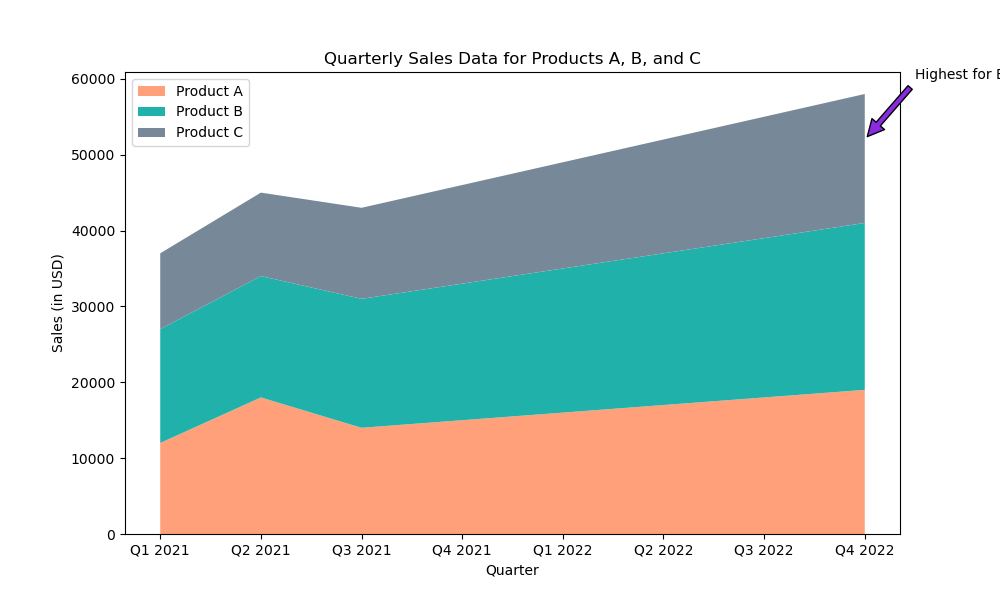

Source code (Python):

import matplotlib.pyplot as plt

# Data for plotting
quarters = ['Q1 2021', 'Q2 2021', 'Q3 2021', 'Q4 2021', 
            'Q1 2022', 'Q2 2022', 'Q3 2022', 'Q4 2022']
product_a = [12000, 18000, 14000, 15000, 16000, 17000, 18000, 19000]
product_b = [15000, 16000, 17000, 18000, 19000, 20000, 21000, 22000]
product_c = [10000, 11000, 12000, 13000, 14000, 15000, 16000, 17000]

# Plotting the stacked area chart
plt.figure(figsize=(10, 6))  # changing width and height of the chart
plt.stackplot(quarters, product_a, product_b, product_c, 
              labels=['Product A', 'Product B', 'Product C'],
              colors=['#FFA07A', '#20B2AA', '#778899'])  # Modify the color scheme

# Adding title and labels
plt.title('Quarterly Sales Data for Products A, B, and C')
plt.xlabel('Quarter')
plt.ylabel('Sales (in USD)')

# Annotation
plt.annotate('Highest for B', xy=(7, 52000), xytext=(7.5, 60000),
             arrowprops=dict(facecolor='#8A2BE2', shrink=0.05))

# Adding legend
plt.legend(loc='upper left')

# Display the plot
plt.show()
